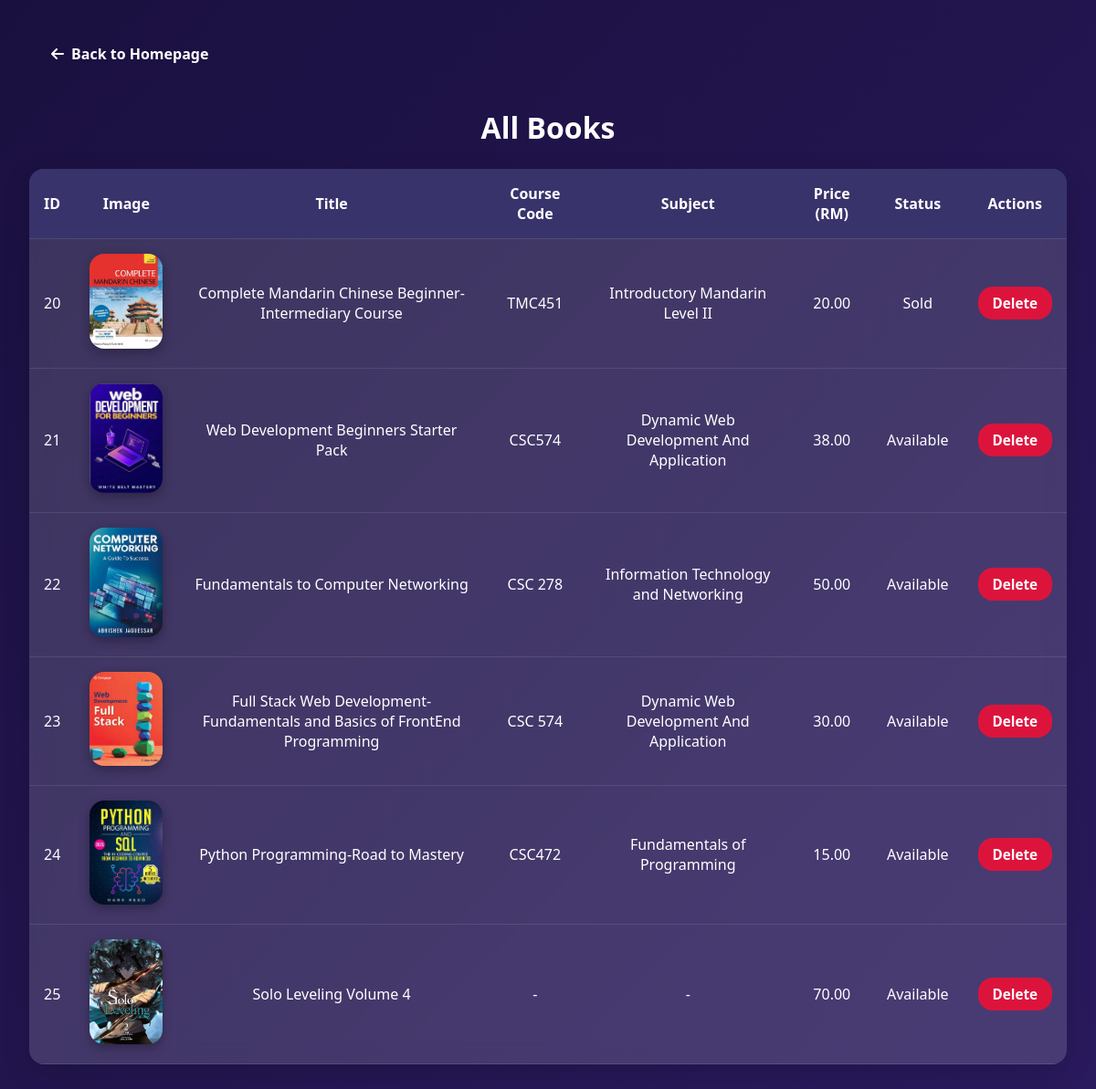
The app's page /all_books.php with its own data.
### tables this page shows
CREATE TABLE `books` (
  `Book_id` int(11) NOT NULL,
  `title` varchar(255) NOT NULL,
  `course_code` varchar(255) NOT NULL,
  `subject` varchar(255) NOT NULL,
  `semester` int(7) NOT NULL,
  `price` double(6,2) NOT NULL,
  `book_condition` varchar(4) NOT NULL,
  `description` text NOT NULL,
  `image_url` varchar(255) NOT NULL,
  `status` varchar(20) NOT NULL,
  `studentID` varchar(10) NOT NULL
);

### all_books.php (the view, shortened to what this page needs)
<?php
include 'conn.php';
$result = mysqli_query($conn, "SELECT * FROM books");
?>
<!DOCTYPE html>
<html lang="en">
<head>
  <link rel="stylesheet" href="https://cdnjs.cloudflare.com/ajax/libs/font-awesome/6.4.0/css/all.min.css">
</head>
<body>
<div class="container">
  <a href="homepage_admin.php" class="back-btn"><i class="fas fa-arrow-left"></i> Back to Homepage</a>
  <h2>All Books</h2>
  <div class="table-container">
    <table>
      <thead>
        <tr>
          <th>ID</th>
          <th>Image</th>
          <th>Title</th>
          <th>Course Code</th>
          <th>Subject</th>
          <th>Price (RM)</th>
          <th>Status</th>
          <th>Actions</th>
        </tr>
      </thead>
      <tbody>
        <?php while ($row = mysqli_fetch_assoc($result)) { ?>
          <tr>
            <td><?= htmlspecialchars($row['Book_id']) ?></td>
            <td>
              <?php if (!empty($row['image_url'])) { ?>
                <img src="<?= htmlspecialchars($row['image_url']) ?>" alt="Book Image">
              <?php } else { ?>
                <span>No Image</span>
              <?php } ?>
            </td>
            <td><?= htmlspecialchars($row['title']) ?></td>
            <td><?= htmlspecialchars($row['course_code']) ?></td>
            <td><?= htmlspecialchars($row['subject']) ?></td>
            <td><?= number_format($row['price'], 2) ?></td>
            <td><?= htmlspecialchars($row['status']) ?></td>
            <td>
              <a href="all_books.php?delete=<?= $row['Book_id'] ?>" class="btn delete" onclick="return confirm('Delete book?')">Delete</a>
            </td>
          </tr>
        <?php } ?>
      </tbody>
    </table>
  </div>
</div>
</body>
</html>

### all_books.php (style rules this page uses)
:root { --primary: #39336C; --primary-light: #4d4685; --secondary: #FFC107; --light: #FFFFFF; --dark: #2d1a53; --glass: rgba(255, 255, 255, 0.15); --radius: 16px; --shadow: 0 10px 30px rgba(0, 0, 0, 0.15); --transition: all 0.3s ease; }
* { box-sizing: border-box; margin: 0; padding: 0; font-family: 'Segoe UI', Tahoma, Geneva, Verdana, sans-serif; }
body { background: linear-gradient(135deg, #1a103f, #2a1a5e); color: var(--light); min-height: 100vh; display: flex; flex-direction: column; padding: 2rem; }
.container { max-width: 1200px; margin: auto; width: 100%; }
.back-btn { display: inline-flex; align-items: center; gap: 0.5rem; background: var(--glass-dark); color: var(--light); padding: 1rem 1.5rem; border-radius: var(--radius); text-decoration: none; font-weight: bold; margin-bottom: 2rem; transition: var(--transition); }
h2 { font-size: 2rem; margin-bottom: 1.5rem; text-align: center; color: var(--light); }
.table-container { overflow-x: auto; border-radius: var(--radius); background: var(--glass); backdrop-filter: blur(12px); -webkit-backdrop-filter: blur(12px); box-shadow: var(--shadow); }
table { width: 100%; border-collapse: collapse; min-width: 800px; }
th, td { padding: 1rem; text-align: center; border-bottom: 1px solid rgba(255, 255, 255, 0.1); }
th { background-color: var(--primary); color: var(--light); font-weight: 600; position: sticky; top: 0; z-index: 1; }
img { width: 80px; height: auto; object-fit: cover; border-radius: var(--radius); box-shadow: 0 4px 12px rgba(0, 0, 0, 0.3); }
.btn { display: inline-block; padding: 0.5rem 1rem; border-radius: var(--radius); font-weight: bold; text-decoration: none; transition: var(--transition); font-size: 0.95rem; }
.btn.delete { background: crimson; color: var(--light); }

### records on screen
books: Book_id "20", image_url (picture), title "Complete Mandarin Chinese Beginner-Intermediary Course", course_code "TMC451", subject "Introductory Mandarin Level II", price "20.00", status "Sold"
books: Book_id "21", image_url (picture), title "Web Development Beginners Starter Pack", course_code "CSC574", subject "Dynamic Web Development And Application", price "38.00", status "Available"
books: Book_id "22", image_url (picture), title "Fundamentals to Computer Networking", course_code "CSC 278", subject "Information Technology and Networking", price "50.00", status "Available"
books: Book_id "23", image_url (picture), title "Full Stack Web Development-Fundamentals and Basics of FrontEnd Programming", course_code "CSC 574", subject "Dynamic Web Development And Application", price "30.00", status "Available"
books: Book_id "24", image_url (picture), title "Python Programming-Road to Mastery", course_code "CSC472", subject "Fundamentals of Programming", price "15.00", status "Available"
books: Book_id "25", image_url (picture), title "Solo Leveling Volume 4", course_code "-", subject "-", price "70.00", status "Available"
